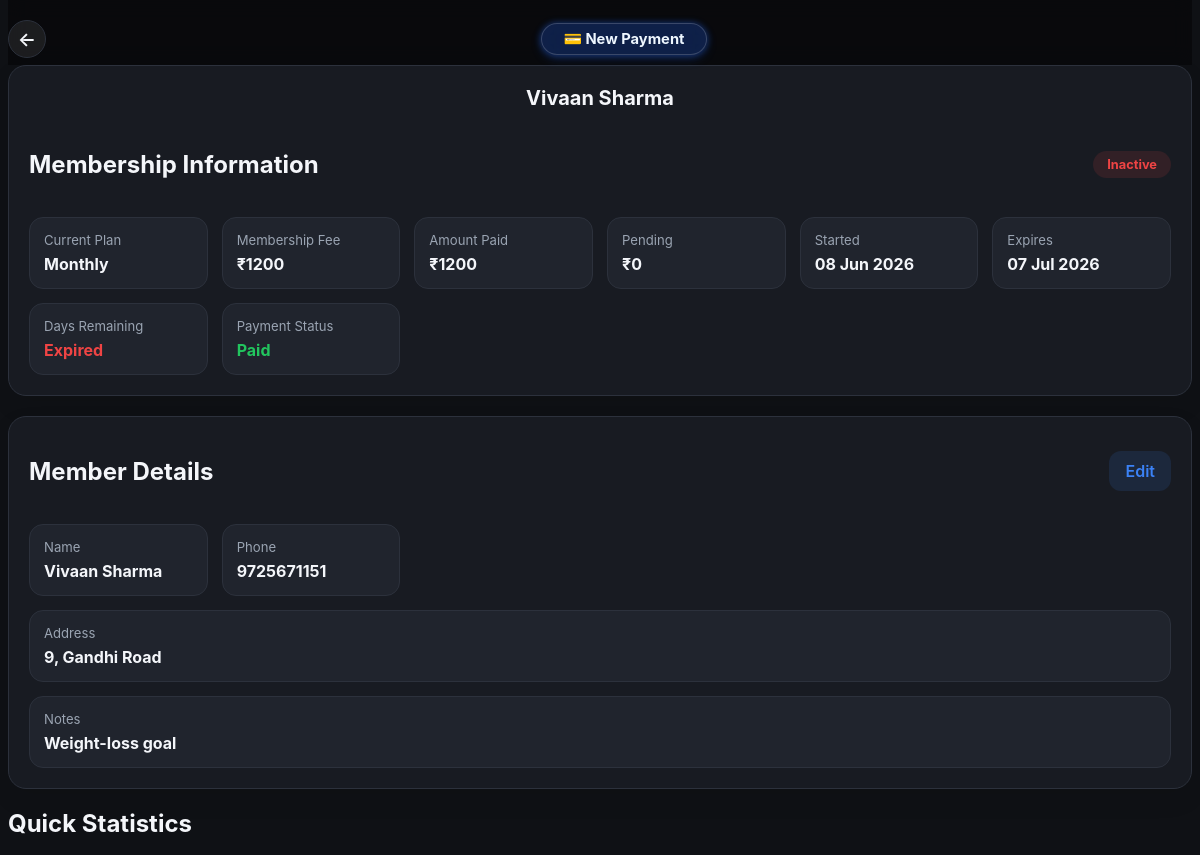
/members/4 (signed in, upper part), run on an earlier commit of the app's database.
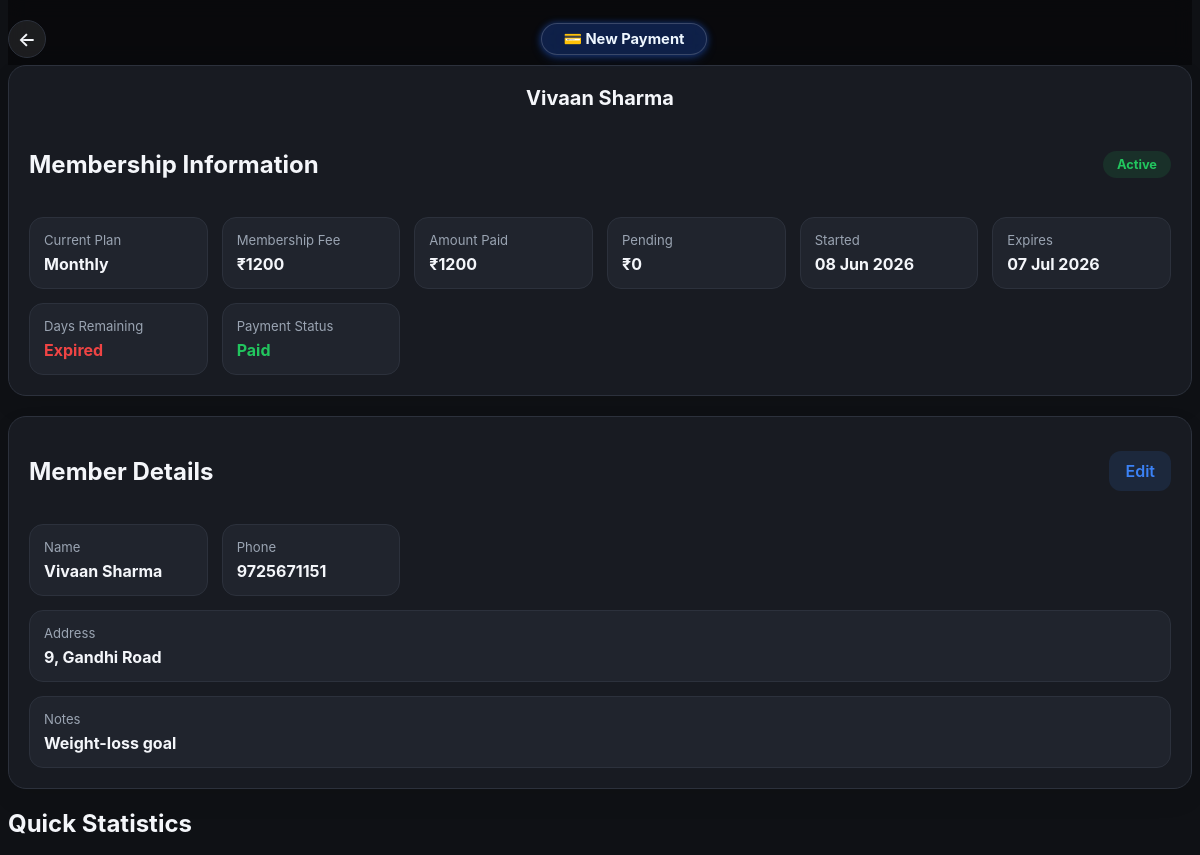
And on a later commit of the database.
### models.py (models this page shows)
class Member(db.Model):
    __tablename__ = "member"
    id = db.Column(db.Integer, primary_key=True)
    owner_id = db.Column(
        db.Integer,
        db.ForeignKey("gym_owner.id"),
        nullable=False,
        index=True
    )
    name = db.Column(db.String(100), nullable=False)
    address = db.Column(db.String(150), nullable=False)
    phone = db.Column(db.String(15), nullable=False)
    join_date = db.Column(db.Date, nullable=False)
    notes = db.Column(db.Text)
    active = db.Column(db.Boolean, default=True)
    current_plan_id = db.Column(
        db.Integer,
        db.ForeignKey("membership_plan.id")
    )
    current_plan = db.relationship("MembershipPlan", foreign_keys=[current_plan_id])
    membership_start = db.Column(db.Date)
    membership_expiry = db.Column(db.Date)
    memberships = db.relationship(
        "Membership",
        backref="member",
        lazy=True,
        cascade="all, delete-orphan"
    )
    attendance = db.relationship(
        "Attendance",
        backref="member",
        lazy=True,
        cascade="all, delete-orphan"
    )
    __table_args__ = (
        db.UniqueConstraint(
            "owner_id",
            "name",
            name="uq_owner_member_name"
        ),
    )
    @property
    def latest_membership(self):
        return (
            Membership.query
            .filter_by(member_id=self.id)
            .order_by(
                Membership.payment_date.desc(),
                Membership.id.desc()
            )
            .first()
        )

class Membership(db.Model):
    __tablename__ = "membership"
    id = db.Column(db.Integer, primary_key=True)
    member_id = db.Column(
        db.Integer,
        db.ForeignKey("member.id"),
        nullable=False,
        index=True
    )
    plan_id = db.Column(
        db.Integer,
        db.ForeignKey("membership_plan.id")
    )
    plan = db.relationship("MembershipPlan")
    plan_name = db.Column(db.String(50), nullable=False)
    duration_months = db.Column(db.Integer, nullable=False)
    fee = db.Column(db.Integer, nullable=False)
    amount_paid = db.Column(db.Integer, nullable=False)
    payment_date = db.Column(
        db.Date,
        nullable=False,
        default=date.today
    )
    start_date = db.Column(db.Date, nullable=False)
    expiry_date = db.Column(db.Date, nullable=False)
    remarks = db.Column(db.Text, default="")

### routes/members.py (the view)
@members_bp.route("/members/<int:member_id>")
@login_required
def member_details(member_id):
    member = Member.query.get_or_404(member_id)
    if member.owner_id != current_user.id:
        abort(403)
    total_paid = db.session.query(func.sum(Membership.amount_paid)).filter_by(member_id=member.id).scalar() or 0
    membership_months = (date.today().year - member.join_date.year) * 12 + date.today().month - member.join_date.month
    payments = Membership.query.filter_by(member_id=member.id).order_by(Membership.payment_date.desc()).all()
    plans = MembershipPlan.query.filter_by(owner_id=current_user.id, active=True).order_by(MembershipPlan.name).all()
    month_start = date.today().replace(day=1)
    attendance_this_month = Attendance.query.filter(
        Attendance.member_id == member.id,
        Attendance.attendance_date >= month_start,
        Attendance.attendance_date <= date.today(),
    ).count()
    attendance_dates = Attendance.query.filter_by(member_id=member.id).with_entities(
        Attendance.attendance_date
    ).all()
    latest_attendance = Attendance.query.filter_by(member_id=member.id).order_by(
        Attendance.attendance_date.desc(), Attendance.check_in.desc()
    ).first()
    if latest_attendance:
        if latest_attendance.attendance_date == date.today():
            last_visit = "Today"
        elif latest_attendance.attendance_date == date.today() - relativedelta(days=1):
            last_visit = "Yesterday"
        else:
            last_visit = latest_attendance.attendance_date.strftime("%d %b %Y")
    else:
        last_visit = "No visits yet"
    return render_template(
        "member_details.html", member=member, total_paid=total_paid,
        membership_months=membership_months, attendance_this_month=attendance_this_month,
        attendance_dates=[record.attendance_date.isoformat() for record in attendance_dates],
        last_visit=last_visit, today=date.today(), payments=payments, plans=plans,
    )

### main.py (called while the page is built)
def create_app():
    app = Flask(__name__)
    app.secret_key = "ppp"
    app.config["SQLALCHEMY_DATABASE_URI"] = "sqlite:///gym.db"
    app.config["SQLALCHEMY_TRACK_MODIFICATIONS"] = False
    db.init_app(app)
    login_manager = LoginManager()
    login_manager.init_app(app)
    login_manager.login_view = "auth.login"
    @login_manager.user_loader
    def load_user(user_id):
        return db.session.get(GymOwner, int(user_id))
    from routes.admin import admin_bp
    from routes.auth import auth_bp
    from routes.members import members_bp
    from routes.settings import settings_bp
    app.register_blueprint(auth_bp)
    app.register_blueprint(members_bp)
    app.register_blueprint(settings_bp)
    app.register_blueprint(admin_bp)
    return app

### templates/member_details.html (shortened to what this page needs)
<!DOCTYPE html>
<html lang="en">
<head>
  <link rel="stylesheet" href="{{url_for('static', filename='css/member_details.css')}}">
</head>
<body>
  <div class="container">
    <div class="sticky-top">
      <header class="page-header">
        <a href="{{url_for('members.members')}}" class="back-btn">←</a>
        <a href="{{ url_for('members.add_membership', member_id=member.id) }}" class="payment-btn">
          💳 New Payment
        </a>
      </header>
    </div>
    <div>
      <section class="membership-card">
        <div class="member-title">
          <h1>{{member.name}}</h1>
        </div>
        <br>
        <div class="card-header">
          <h2>Membership Information</h2>
          {% if member.active %}
          <button type="button" class="status active status-toggle" data-status-dialog>
            Active
          </button>
          {% else %}
          <button type="button" class="status inactive status-toggle" data-status-dialog>
            Inactive
          </button>
          {% endif %}
        </div>
        <div class="membership-grid">
          <div class="item">
            <span class="label">Current Plan</span>
            <span class="value">
              {{ member.latest_membership.plan_name if member.latest_membership else "-" }}
            </span>
          </div>
          <div class="item">
            <span class="label">Membership Fee</span>
            <span class="value">
              ₹{{ member.latest_membership.fee if member.latest_membership else 0 }}
            </span>
          </div>
          <div class="item">
            <span class="label">Amount Paid</span>
            <span class="value">
              ₹{{ member.latest_membership.amount_paid if member.latest_membership else 0 }}
            </span>
          </div>
          <div class="item">
            <span class="label">Pending</span>
            <span class="value">
              ₹{{ (member.latest_membership.fee - member.latest_membership.amount_paid) if member.latest_membership else
              0 }}
            </span>
          </div>
          <div class="item">
            <span class="label">Started</span>
            <span class="value">
              {{ member.membership_start.strftime("%d %b %Y") if member.membership_start else "-" }}
            </span>
          </div>
          <div class="item">
            <span class="label">Expires</span>
            <span class="value">
              {{ member.membership_expiry.strftime("%d %b %Y") if member.membership_expiry else "-" }}
            </span>
          </div>
          <div class="item">
            <span class="label">Days Remaining</span>
            {% if member.membership_expiry and member.membership_expiry >= today %}
            <span class="value green">
              {{ (member.membership_expiry - today).days }}
              day{{ '' if (member.membership_expiry - today).days == 1 else 's' }}
            </span>
            {% else %}
            <span class="value red">Expired</span>
            {% endif %}
          </div>
          <div class="item">
            <span class="label">Payment Status</span>
            {% if member.latest_membership %}
            {% if member.latest_membership.amount_paid >= member.latest_membership.fee %}
            <span class="value green">Paid</span>
            {% elif member.latest_membership.amount_paid == 0 %}
            <span class="value red">Unpaid</span>
            {% else %}
            <span class="value orange">Partial</span>
            {% endif %}
            {% else %}
            <span class="value">-</span>
            {% endif %}
          </div>
        </div>
      </section>
      <section class="card">
        <div class="section-title">
          <h2>Member Details</h2>
          <a href="/members/{{member.id}}/edit" class="secondary-btn">
            Edit
          </a>
        </div>
        <div class="details-grid">
          <div class="detail">
            <span>Name</span>
            <strong>{{ member.name }}</strong>
          </div>
          <div class="detail">
            <span>Phone</span>
            <strong>{{ member.phone }}</strong>
          </div>
          <div class="detail full-width">
            <span>Address</span>
            <strong>{{ member.address }}</strong>
          </div>
          <div class="detail full-width">
            <span>Notes</span>
            <strong>{{ member.notes }}</strong>
          </div>
        </div>
      </section>
      <section class="stats-section">
        <h2>Quick Statistics</h2>
      </section>
      <br>
    </div>
  </div>
</body>
</html>

### static/css/member_details.css (style rules this page uses)
body { --bg:#0f1115; --surface:#181b22; --surface2:#20242d; --text:#f4f6fa; --muted:#9aa4b2; --border:#2c313c; --primary:#3b82f6; --success:#22c55e; --danger:#ef4444; --warning:#f59e0b; }
body { background:var(--bg); color:var(--text); font-family: -apple-system, BlinkMacSystemFont, "Segoe UI", Roboto, Arial, sans-serif; margin-top:0 ; padding-top:0; }
.page-header { display:flex;align-items:center;gap:14px;margin:18px 0 24px }
.back-btn { width:42px;height:42px;border-radius:12px; display:flex;align-items:center;justify-content:center; background:var(--surface); border:1px solid var(--border); color:var(--text);text-decoration:none;font-size:22px; }
.member-title h1 { font-size:30px }
.card,.membership-card,.payment-item { background:var(--surface); border:1px solid var(--border); border-radius:18px; padding:20px; margin-bottom:20px; box-shadow:0 10px 24px rgba(0,0,0,.08); }
.card-header,.section-title { display:flex; justify-content:space-between; align-items:center; margin-bottom:18px; gap:12px; }
.membership-grid, .details-grid, .stats-grid { display:grid; grid-template-columns:repeat(auto-fit,minmax(170px,1fr)); gap:14px; }
.item,.detail,.stat-card { background:var(--surface2); border:1px solid var(--border); border-radius:14px; padding:14px; }
.full-width { grid-column:1/-1; }
.label,.detail span,.stat-title { display:block; font-size:.82rem; color:var(--muted); margin-bottom:6px; }
.value,.detail strong { font-weight:700; font-size:1rem; color:var(--text); }
.status { padding:6px 14px; border-radius:999px; font-size:.8rem; font-weight:700; }
.status.active { background:rgba(34,197,94,.12);color:var(--success); }
.status-toggle { border:0; cursor:pointer; font-family:inherit; }
.green { color:var(--success) }
.red { color:var(--danger) }
.secondary-btn,.save-btn { border:none; border-radius:12px; padding:10px 16px; font-weight:600; text-decoration:none; cursor:pointer; transition:.2s; }
.secondary-btn { background:rgba(59,130,246,.12); color:var(--primary); }
.sticky-top { position:sticky; top:0; z-index:500; width:100%; padding: 2px 0 3px; backdrop-filter:blur(10px); -webkit-backdrop-filter:blur(10px); background:rgba(5,6,8,.60); }
.page-header { display:flex; align-items:center; gap:10px; margin-bottom:4px; }
.member-title { flex:1; text-align:center; }
.member-title h1 { margin:0; font-size:1.25rem; font-weight:700; }
.back-btn { width:36px; height:36px; display:flex; align-items:center; justify-content:center; border-radius:50%; text-decoration:none; font-size:1.2rem; font-weight:600; color:var(--white); background:rgba(255,255,255,.08); transition:.15s; }
.payment-btn { display:flex; align-items:center; justify-content:center; gap:8px; width:max-content; margin:0 auto; padding:8px 22px; border-radius:999px; text-decoration:none; font-size:.92rem; font-weight:700; line-height:1; color:#eef6ff; background:rgba(37,99,235,.28); border:1px solid rgba(255,255,255,.18); backdrop-filter:blur(14px); -webkit-backdrop-filter:blur(14px); box-shadow: 0 0 7px rgba(37,99,235,.45), 0 4px 11px rgba(37,99,235,.22); transition:.18s; }

What changed in the data, as far as the page shows it:
changed Member "Vivaan Sharma": active False → True (drawn)
Also different on the page:
text no longer shown: "Inactive"
text now shown: "Active"
